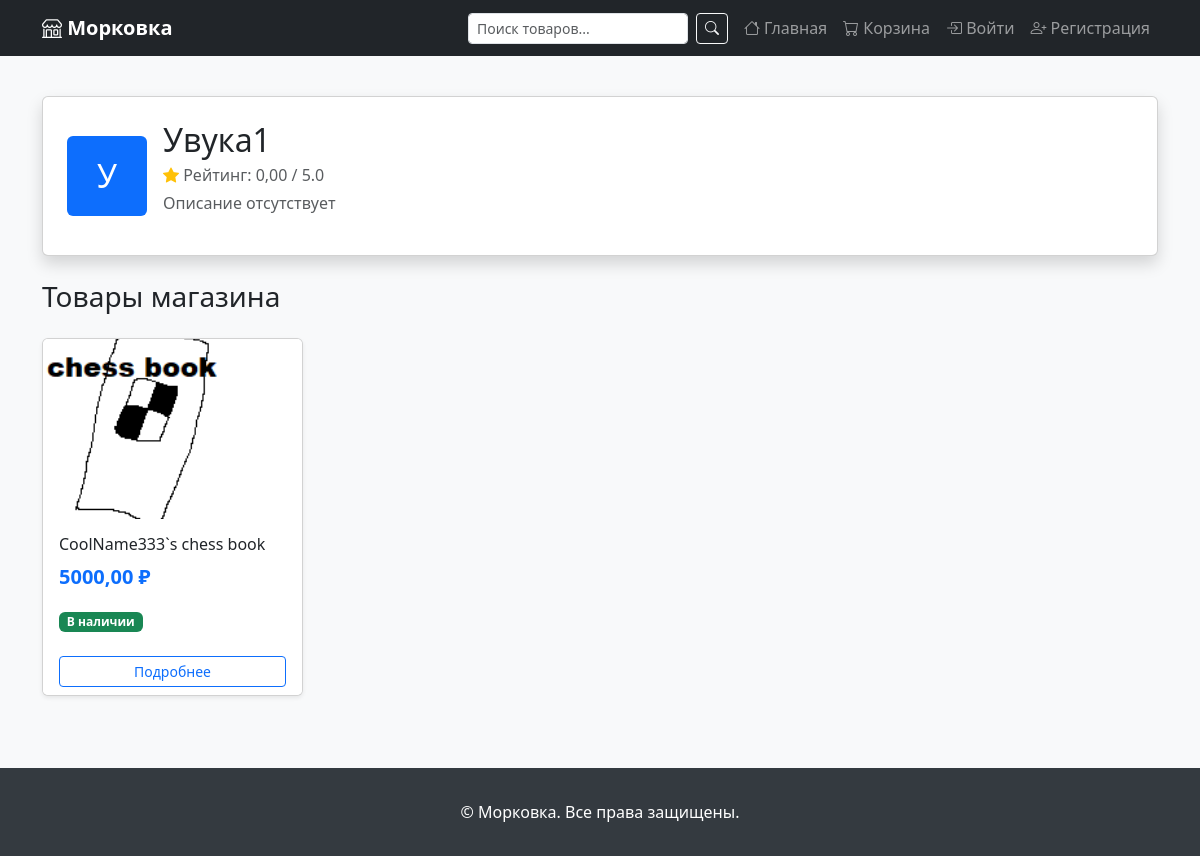
/store/vendor/shop-2/, run on the app's committed database.
### marketplace_project/users/models.py (models this page shows, shortened)
class Vendor(models.Model):
    STATUS_CHOICES = (
        ('pending', 'На модерации'),
        ('active', 'Активен'),
        ('rejected', 'Отклонено'),
        ('suspended', 'Приостановлен'),
    )
    owner = models.OneToOneField(
        CustomUser,
        on_delete=models.CASCADE,
        related_name='vendor',
        limit_choices_to={'role': 'seller'},
    )
    name = models.CharField(max_length=200, verbose_name='Название магазина')
    slug = models.SlugField(max_length=200, unique=True, blank=True)
    description = models.TextField(blank=True, verbose_name='Описание')
    logo = models.ImageField(upload_to='vendors/', blank=True, null=True)
    email = models.EmailField(blank=True, verbose_name='Контактный email')
    phone = models.CharField(max_length=20, blank=True, verbose_name='Телефон')
    address = models.TextField(blank=True, verbose_name='Адрес магазина')
    status = models.CharField(
        max_length=10,
        choices=STATUS_CHOICES,
        default='pending',
    )
    rating = models.DecimalField(
        max_digits=3,
        decimal_places=2,
        default=0,
        verbose_name='Рейтинг',
    )
    created_at = models.DateTimeField(auto_now_add=True)
    updated_at = models.DateTimeField(auto_now=True)
    class Meta:
        verbose_name = 'Магазин'
        verbose_name_plural = 'Магазины'
        ordering = ['name']

### marketplace_project/products/models.py (models this page shows, shortened)
class Product(models.Model):
    name = models.CharField(max_length=200, verbose_name='Название')
    slug = models.SlugField(max_length=200, unique=True, blank=True)
    description = models.TextField(blank=True, verbose_name='Описание')
    price = models.DecimalField(
        max_digits=10,
        decimal_places=2,
        verbose_name='Цена',
    )
    stock = models.PositiveIntegerField(
        default=0,
        verbose_name='Остаток на складе',
    )
    image = models.ImageField(
        upload_to='products/',
        blank=True,
        null=True,
        verbose_name='Изображение',
    )
    is_active = models.BooleanField(default=True, verbose_name='Активен')
    created_at = models.DateTimeField(auto_now_add=True)
    updated_at = models.DateTimeField(auto_now=True)
    vendor = models.ForeignKey(
        'users.Vendor',
        on_delete=models.CASCADE,
        related_name='products',
        verbose_name='Продавец',
    )
    category = models.ForeignKey(
        Category,
        on_delete=models.SET_NULL,
        null=True,
        blank=True,
        related_name='products',
        verbose_name='Категория',
    )
    class Meta:
        verbose_name = 'Товар'
        verbose_name_plural = 'Товары'
        ordering = ['-created_at']
        indexes = [
            models.Index(fields=['slug']),
            models.Index(fields=['-created_at']),
            models.Index(fields=['is_active', '-created_at']),
        ]
    def get_absolute_url(self):
        return reverse('store:product_detail', kwargs={'slug': self.slug})
    @property
    def is_in_stock(self):
        return self.stock > 0

### marketplace_project/products/views.py (the view)
# urls.py: path('vendor/<slug:slug>/', views.vendor_detail, name='vendor_detail'),
def vendor_detail(request, slug):
    vendor = get_object_or_404(Vendor, slug=slug)
    products = Product.objects.select_related('vendor', 'category').filter(
        vendor=vendor,
        is_active=True,
    )
    return render(request, 'store/vendor_detail.html', {
        'vendor': vendor,
        'products': products,
    })

### templates/store/vendor_detail.html (shortened to what this page needs)
{% extends 'base.html' %}
{% block content %}
<div class="card shadow mb-4">
    <div class="card-body p-4">
        <div class="d-flex align-items-center">
            {% if vendor.logo %}
            <img src="{{ vendor.logo.url }}" alt="{{ vendor.name }}" class="rounded me-3" style="width:80px;height:80px;object-fit:cover;">
            {% else %}
            <div class="rounded bg-primary text-white d-flex align-items-center justify-content-center me-3" style="width:80px;height:80px;font-size:2rem;">
                {{ vendor.name|first|upper }}
            </div>
            {% endif %}
            <div>
                <h2 class="mb-1">{{ vendor.name }}</h2>
                <p class="text-muted mb-1">
                    <i class="bi bi-star-fill text-warning"></i>
                    Рейтинг: {{ vendor.rating }} / 5.0
                </p>
                <p class="text-muted">{{ vendor.description|default:'Описание отсутствует' }}</p>
            </div>
        </div>
    </div>
</div>
<h3 class="mb-4">Товары магазина</h3>
{% if products %}
<div class="row g-4">
    {% for product in products %}
    <div class="col-6 col-md-3">
        <div class="card product-card h-100 shadow-sm">
            {% if product.image %}
            <img src="{{ product.image.url }}" class="card-img-top" alt="{{ product.name }}"
                 style="height:180px;object-fit:cover;">
            {% else %}
            <div class="card-img-top bg-secondary d-flex align-items-center justify-content-center"
                 style="height:180px;color:white;font-size:3rem;">
                <i class="bi bi-image"></i>
            </div>
            {% endif %}
            <div class="card-body">
                <h6 class="card-title text-truncate">{{ product.name }}</h6>
                <p class="fw-bold text-primary fs-5">{{ product.price }} ₽</p>
                {% if product.is_in_stock %}
                <span class="badge bg-success">В наличии</span>
                {% else %}
                <span class="badge bg-danger">Нет в наличии</span>
                {% endif %}
            </div>
            <div class="card-footer bg-white border-top-0">
                <a href="{{ product.get_absolute_url }}" class="btn btn-outline-primary btn-sm w-100">Подробнее</a>
            </div>
        </div>
    </div>
    {% endfor %}
</div>
{% else %}
<div class="alert alert-info">В магазине пока нет товаров.</div>
{% endif %}
{% endblock %}

### templates/base.html (style rules this page uses)
body { background-color: #f8f9fa; }
.product-card { transition: transform 0.2s; }

### data on the page
Vendor: name|first "У", name "Увука1", rating "0,00", description "Описание отсутствует"
Product: image (picture), name "CoolName333`s chess book", price "5000,00", stock "В наличии"
